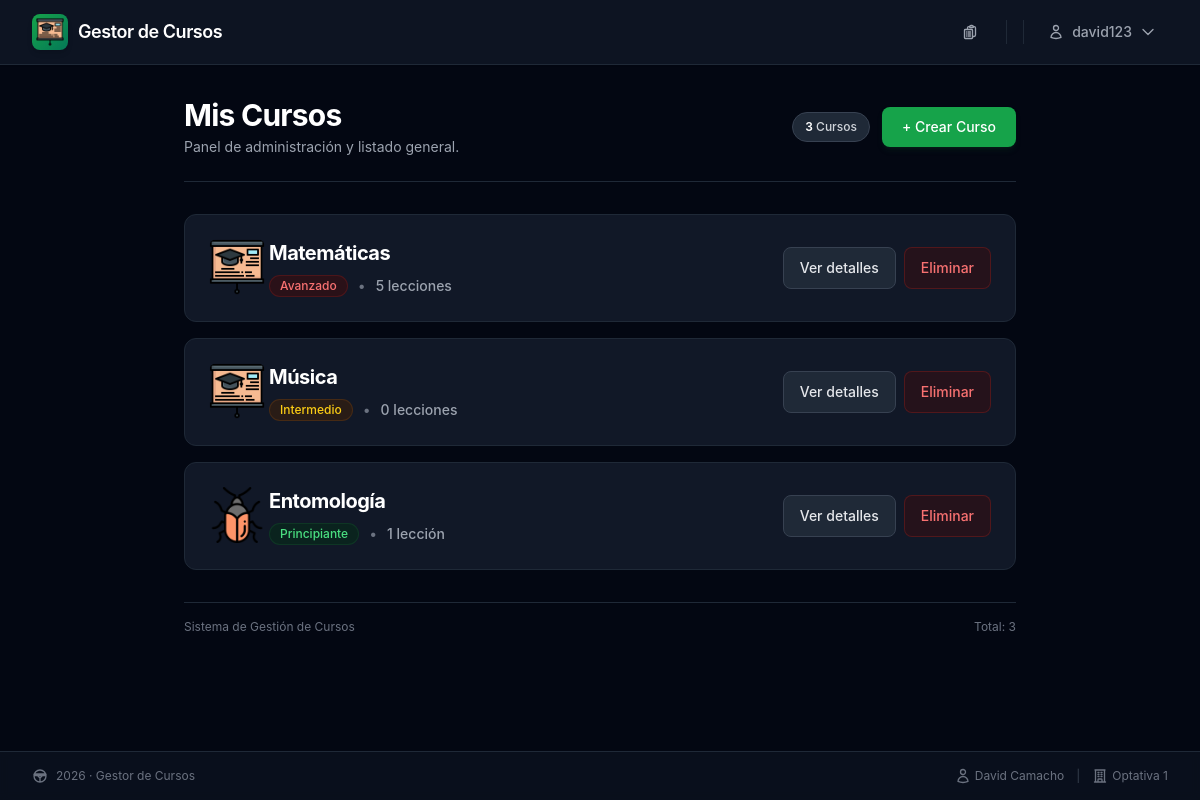
The app's page / (signed in) with its own data.
### gestor/models.py (models this page shows, shortened)
class Curso(models.Model):
    NIVEL_CHOICES = [
        ('PRINCIPIANTE', 'Principiante'),
        ('INTERMEDIO', 'Intermedio'),
        ('AVANZADO', 'Avanzado')
    ]
    titulo = models.CharField(max_length=100)
    descripcion = models.TextField()
    nivel = models.CharField(
        max_length=12,
        choices=NIVEL_CHOICES,
        default='INTERMEDIO'
    )
    imagen = models.ImageField(upload_to="img/", default="img/logo.png")

### gestor/views.py (the view)
# urls.py: path('', views.listar_cursos, name="lista_cursos"),
@login_required
def listar_cursos(request):
    cursos = Curso.objects.all()
    return render(request, "lista-cursos.html", {"cursos": cursos})

### gestor/templates/lista-cursos.html (shortened to what this page needs)
{% extends 'layouts/base.html' %}
{% block content %}
<div>
    <header class="flex flex-wrap items-center justify-between gap-4 mb-8 pb-6 border-b border-gray-800">
        <div>
            <h1 class="text-3xl text-white font-bold tracking-tight">Mis Cursos</h1>
            <p class="text-sm text-gray-400 mt-1">Panel de administración y listado general.</p>
        </div>
        <div class="flex gap-3 items-center">
            <div class="text-xs bg-gray-800 border border-gray-700 text-gray-300 px-3 py-1.5 rounded-full font-medium">
                <span class="text-white font-semibold">{{ cursos|length }}</span>
                {% if cursos|length == 1 %}Curso{% else %}Cursos{% endif %}
            </div>
            <a class="text-sm bg-green-600 hover:bg-green-500 active:bg-green-700 text-white font-medium px-5 py-2.5 rounded-lg transition duration-150 shadow-md shadow-green-900/20 text-center cursor-pointer"
                href="{% url 'crear_curso' %}">
                + Crear Curso
            </a>
        </div>
    </header>
    {% if cursos %}
    <ul class="space-y-4">
        {% for curso in cursos %}
        <li class="bg-gray-900 border border-gray-800 rounded-xl p-5 md:p-6 hover:border-gray-700 transition duration-150">
            <div class="flex flex-col sm:flex-row sm:items-center justify-between gap-4">
                <div class="flex gap-1">
                    <img src="{{ curso.imagen.url }}" alt="{{ curso.titulo }}" class="h-14 rounded-lg">
                    <div class="space-y-2">
                        <h2 class="text-xl font-bold text-white tracking-tight">{{ curso.titulo }}</h2>
                        <div class="flex flex-wrap items-center gap-2.5 text-sm">
                            {% if curso.nivel == "AVANZADO" %}
                                <span class="px-2.5 py-0.5 rounded-full text-xs font-medium bg-red-950/50 text-red-400 border border-red-900/40">Avanzado</span>
                            {% elif curso.nivel == "INTERMEDIO" %}
                                <span class="px-2.5 py-0.5 rounded-full text-xs font-medium bg-yellow-950/50 text-yellow-400 border border-yellow-900/40">Intermedio</span>
                            {% else %}
                                <span class="px-2.5 py-0.5 rounded-full text-xs font-medium bg-green-950/50 text-green-400 border border-green-900/40">Principiante</span>
                            {% endif %}
                            <span class="text-gray-500">•</span>
                            <span class="text-gray-400 font-medium">
                                {{ curso.lecciones.count }} {% if curso.lecciones.count == 1 %}lección{% else %}lecciones{% endif %}
                            </span>
                        </div>
                    </div>
                </div>
                <div class="flex items-center gap-2 sm:shrink-0 w-full sm:w-auto">
                    <a href="{% url 'detalle_curso' id_curso=curso.id %}"
                        class="w-full sm:w-auto text-sm font-medium bg-gray-800 hover:bg-gray-700 text-gray-200 border border-gray-700 rounded-lg px-4 py-2.5 transition text-center">
                        Ver detalles
                    </a>
                    <a href="{% url 'eliminar_curso' curso.id %}"
                        class="w-full sm:w-auto text-sm font-medium bg-red-950/40 hover:bg-red-900/60 text-red-400 border border-red-900/50 rounded-lg px-4 py-2.5 transition text-center"
                        onclick="return confirm('¿Estás seguro de eliminar el curso? Una vez eliminado no se podrá recuperar su información.')">
                        Eliminar
                    </a>
                </div>
            </div>
        </li>
        {% endfor %}
    </ul>
    {% endif %}
    <footer class="mt-8 pt-4 border-t border-gray-800 text-xs text-gray-500 flex justify-between items-center">
        <span>Sistema de Gestión de Cursos</span>
        <span>Total: {{ cursos|length }}</span>
    </footer>
</div>
{% endblock %}

### gestor/templates/layouts/base.html (shortened to what this page needs)
{% load static %}
<!DOCTYPE html>
<html lang="es">
<head>
    <script src="https://cdn.tailwindcss.com"></script>
    <link rel="stylesheet" href="https://cdnjs.cloudflare.com/ajax/libs/font-awesome/6.0.0-beta3/css/all.min.css" />
</head>
<body class="antialiased text-gray-300 min-h-screen flex flex-col">
    <nav class="bg-gray-900/80 backdrop-blur-sm border-b border-gray-800 sticky top-0 z-50 shadow-sm">
        <div class="max-w-7xl mx-auto px-4 sm:px-6 lg:px-8">
            <div class="flex items-center justify-between h-16">
                <div class="flex items-center gap-3">
                    <div class="flex items-center gap-2.5">
                        <div class="w-9 h-9 bg-gradient-to-br from-green-600 to-emerald-700 rounded-lg flex items-center justify-center shadow-md">
                            <img src="{% static 'img/logo.png' %}" alt="Logo" class="p-1">
                        </div>
                        <span class="text-lg font-semibold text-white tracking-tight hidden sm:block">
                            Gestor de Cursos
                        </span>
                    </div>
                </div>
                <div class="flex items-center gap-1 sm:gap-2">
                    <a href="{% url 'lista_cursos' %}"
                       class="nav-link inline-flex items-center gap-1.5 px-3 sm:px-4 py-2 text-sm font-medium text-gray-400 hover:text-green-400 hover:bg-gray-800/80 rounded-lg transition-all">
                    </a>
                    <div class="relative" x-data="{ open: false }" @click.away="open = false">
                        <button @click="open = !open"
                                class="inline-flex items-center gap-2 px-3 py-2 text-sm font-medium text-gray-400 hover:text-green-400 hover:bg-gray-800/80 rounded-lg transition-all nav-link">
                            <svg class="icon-sm" fill="none" stroke="currentColor" stroke-width="2" viewBox="0 0 24 24" stroke-linecap="round" stroke-linejoin="round">
                                <path d="M15.75 6a3.75 3.75 0 1 1-7.5 0 3.75 3.75 0 0 1 7.5 0ZM4.501 20.118a7.5 7.5 0 0 1 14.998 0A17.933 17.933 0 0 1 12 21.75c-2.676 0-5.216-.584-7.499-1.632Z" />
                            </svg>
                            <span>{{ user.username }}</span>
                            <svg class="icon-sm transition-transform duration-150" :class="{ 'rotate-180': open }" fill="none" stroke="currentColor" stroke-width="2" viewBox="0 0 24 24" stroke-linecap="round" stroke-linejoin="round">
                                <path d="m19.5 8.25-7.5 7.5-7.5-7.5" />
                            </svg>
                        </button>
                    </div>
                </div>
            </div>
        </div>
    </nav>
    <main class="flex-1 max-w-4xl mx-auto px-4 sm:px-6 lg:px-8 py-6 md:py-8 w-full">
        {% block content %}
        {% endblock %}
    </main>
    <footer class="mt-auto border-t border-gray-800 bg-gray-900/50 backdrop-blur-sm">
        <div class="max-w-7xl mx-auto px-4 sm:px-6 lg:px-8 py-4">
            <div class="flex flex-col sm:flex-row items-center justify-between gap-2 text-xs text-gray-500">
                <span class="flex items-center gap-2">
                    2026 · Gestor de Cursos
                </span>
                <span class="flex items-center gap-3">
                    <span class="flex items-center gap-1">
                        <svg class="icon-sm" fill="none" stroke="currentColor" stroke-width="2" viewBox="0 0 24 24" stroke-linecap="round" stroke-linejoin="round">
                            <path d="M15.75 6a3.75 3.75 0 1 1-7.5 0 3.75 3.75 0 0 1 7.5 0ZM4.501 20.118a7.5 7.5 0 0 1 14.998 0A17.933 17.933 0 0 1 12 21.75c-2.676 0-5.216-.584-7.499-1.632Z" />
                        </svg>
                        David Camacho
                    </span>
                    <span class="hidden sm:inline text-gray-700">|</span>
                    <span class="hidden sm:flex items-center gap-1">
                        Optativa 1
                    </span>
                </span>
            </div>
        </div>
    </footer>
</body>
</html>

### gestor/templates/layouts/base.html (style rules this page uses)
body { font-family: 'Inter', -apple-system, BlinkMacSystemFont, 'Segoe UI', Roboto, sans-serif; background-color: #030712; }
.nav-link { transition: all 0.15s ease; }
.icon-sm { width: 1rem; height: 1rem; flex-shrink: 0; }

### records on screen
Curso: imagen (picture), titulo "Matemáticas", nivel "Avanzado", lecciones.count "5"
Curso: imagen (picture), titulo "Música", nivel "Intermedio", lecciones.count "0"
Curso: imagen (picture), titulo "Entomología", nivel "Principiante", lecciones.count "1", shows "lección"

### other values on screen
{{ user.username }} "david123"
{{ cursos|length }} "3"
